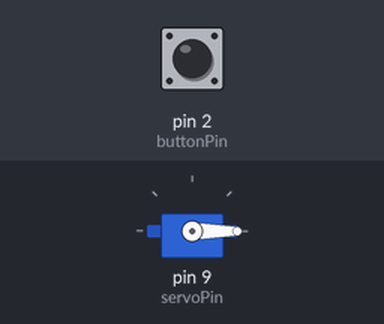
Recording of a sketch running on a simulated Arduino Uno, built with avr-gcc and run on an emulated ATmega328P. Parts: servo. The inputs (shaded band) are chosen by the test bench; at power-on: pin 2 (buttonPin) HIGH.

Above: at 1.2 s.
1.3 s: pin 2 (buttonPin) pulled LOW for 0.15 s
At 2.0 s:
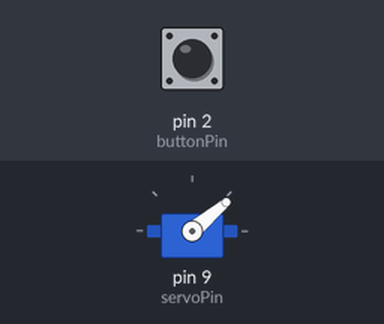
2.9 s: pin 2 (buttonPin) pulled LOW for 1 s
At 4.3 s:
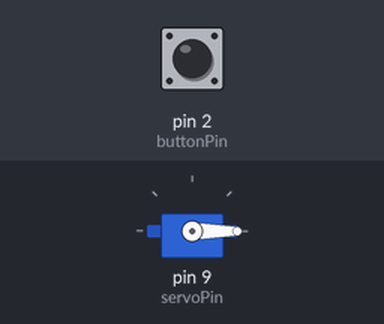
5.4 s: pin 2 (buttonPin) pulled LOW for 3.2 s
At 6.3 s:
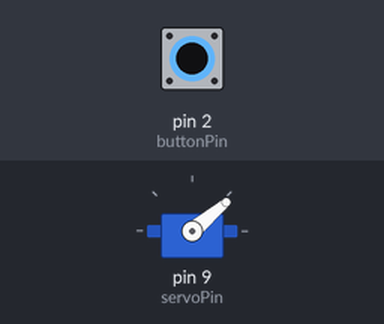
Timing chart, 0 to 8.4 s (numbered marks = the images above; inputs shaded):
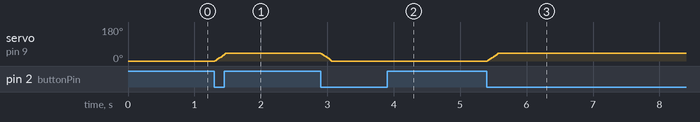

The sketch:

ButtonPressServoOscillate.ino
```cpp
#include <Servo.h>

Servo s;
int servoPin = 9; //D9
int servoPosition = 0;

const int buttonPin = 2;  //D2
bool buttonPressed = false;

int delayMs = 4;
int maxAngle = 40;
int offset = 0;

void setup() {
  s.attach(servoPin);
  pinMode(buttonPin, INPUT_PULLUP); // Enable internal pull-up resistor
  s.write(offset);
}

void loop() {
  if (digitalRead(buttonPin) == LOW) { // Button is pressed (LOW due to pull-up)
    if (!buttonPressed) {
      buttonPressed = true;

      if (servoPosition)
        MoveServoDown();
      else
        MoveServoUp();
    }
  } else {
      buttonPressed = false; // Reset trigger when button is released
      delay(10);
  }
}

void MoveServoUp() {
  for (int i = 0; i <= maxAngle; i++) {
    s.write(i + offset);
    delay(delayMs);
  }
  servoPosition = 1;
}
void MoveServoDown() {
  for (int i = maxAngle; i >= 0; i--) {
    s.write(i + offset);
    delay(delayMs);
  }
  servoPosition = 0;
}
```

Measured:
- after the input at 1.3 s, servo on pin 9 (servoPin): moves from 0° to 40° over 0.16 s, starting at once
- after the input at 2.9 s, servo on pin 9 (servoPin): moves from 40° to 0° over 0.16 s, starting at once
- after the input at 5.4 s, servo on pin 9 (servoPin): moves from 0° to 40° over 0.16 s, starting at once
